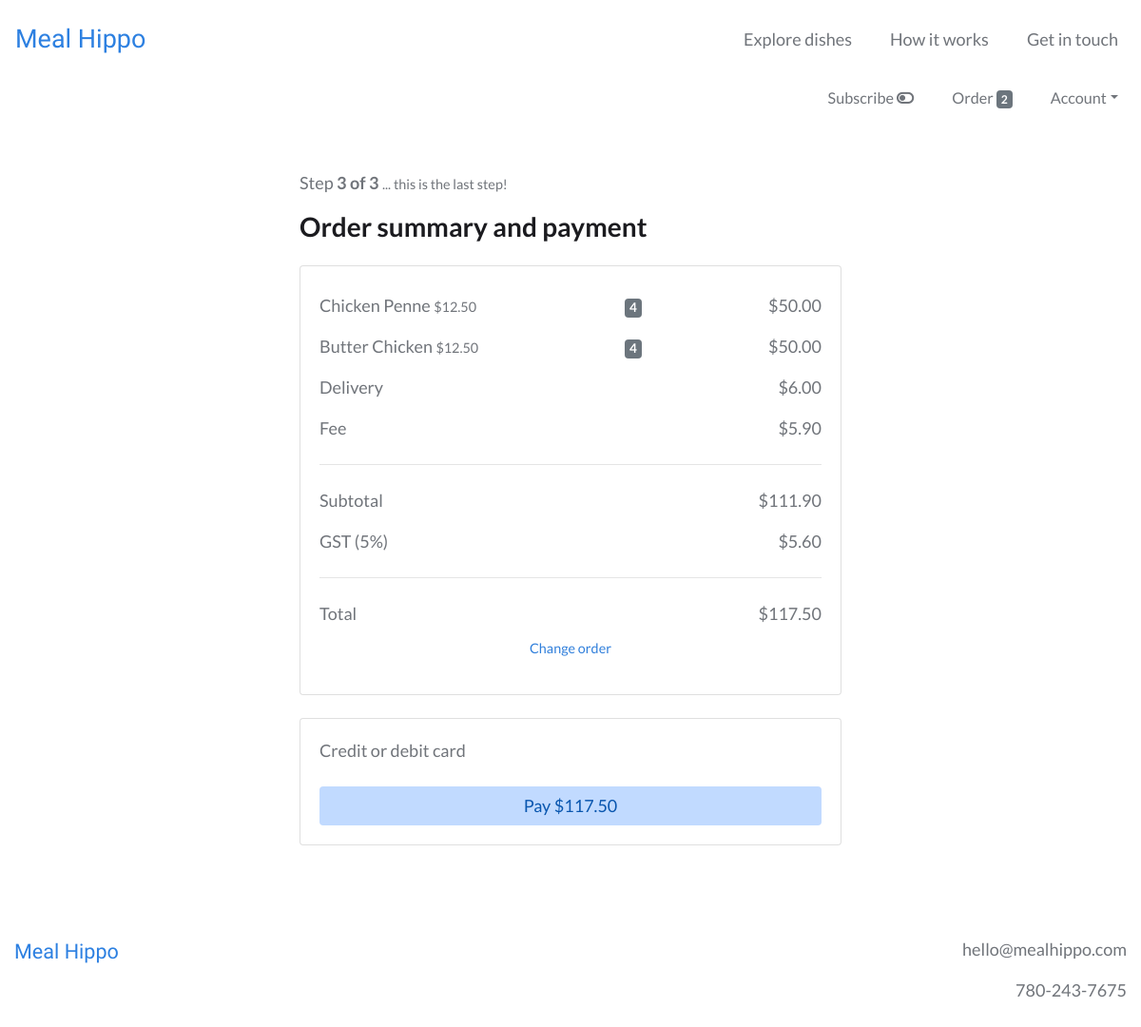
The app's page /order/payment (signed in) with its own data.
### users/models.py (models this page shows, shortened)
class CustomUser(AbstractBaseUser):
    email = models.EmailField(unique=True)
    is_active = models.BooleanField(default=True)
    is_admin = models.BooleanField(default=False)
    objects = CustomUserManager()
    USERNAME_FIELD = 'email'
    REQUIRED_FIELDS = []

### webplatform/models.py (models this page shows, shortened)
class Order(models.Model):
    user = models.ForeignKey(settings.AUTH_USER_MODEL, on_delete=models.CASCADE)
    items = models.ManyToManyField(OrderItem)
    delivery_date = models.DateField(null=True)
    delivery_time = models.TimeField(null=True)
    is_completed = models.BooleanField(default=False)
    payment = models.ForeignKey(Payment, on_delete=models.SET_NULL, blank=True, null=True)
    created_at = models.DateTimeField(auto_now_add=True)
    modified_at = models.DateTimeField(auto_now=True)
    def get_order_initial_subtotal(self):
        order_initial_subtotal = 0
        for item in self.items.all():
            order_initial_subtotal += item.get_total_item_price()
        return order_initial_subtotal
    def get_order_web_fee(self):
        order_initial_subtotal = self.get_order_initial_subtotal()
        website_fee_fixed = 3
        website_fee_variable = 0.029
        order_web_fee = website_fee_fixed + order_initial_subtotal * website_fee_variable
        return order_web_fee
    def get_order_subtotal(self):
        order_initial_subtotal = self.get_order_initial_subtotal()
        order_web_fee = self.get_order_web_fee()
        order_subtotal = order_initial_subtotal + order_web_fee
        if not UserDeliveryDetail.objects.filter(user=self.user)[0].free_delivery:
            order_delivery_fee = 6
            order_subtotal += order_delivery_fee
        return order_subtotal
    def get_order_gst(self):
        order_subtotal = self.get_order_subtotal()
        gst_rate = 0.05
        order_gst = order_subtotal * gst_rate
        return order_gst
    def get_order_total(self):
        order_subtotal = self.get_order_subtotal()
        order_gst = self.get_order_gst()
        order_total = order_subtotal + order_gst
        return order_total

class OrderItem(models.Model):
    user = models.ForeignKey(settings.AUTH_USER_MODEL, on_delete=models.CASCADE)
    item = models.ForeignKey(Item, on_delete=models.CASCADE)
    quantity = models.IntegerField(default=1)
    is_completed = models.BooleanField(default=False)
    def get_total_item_price(self):
        return self.quantity * self.item.price

class Item(models.Model):
    supplier = models.ForeignKey(Supplier, on_delete=models.CASCADE)
    name = models.CharField(max_length=100)
    description = models.TextField()
    price = models.FloatField()
    minimum_portions = models.IntegerField(blank=True, null=True)
    portion_increment = models.IntegerField(blank=True, null=True)
    minimum_lead_time = models.IntegerField(blank=True, null=True)
    calories = models.CharField(max_length=100, blank=True, null=True)
    protein = models.FloatField(blank=True, null=True)
    fat = models.FloatField(blank=True, null=True)
    carbs = models.FloatField(blank=True, null=True)
    is_active = models.BooleanField()
    is_featured = models.BooleanField(default=False)
    created_at = models.DateTimeField(auto_now_add=True)
    modified_at = models.DateTimeField(auto_now=True)

class UserDeliveryDetail(models.Model):
    user = models.OneToOneField(settings.AUTH_USER_MODEL, on_delete=models.CASCADE)
    phone = models.CharField(max_length=20)
    address = models.TextField()
    instructions = models.TextField(blank=True, null=True)
    free_delivery = models.BooleanField(default=True)
    is_subscribed = models.BooleanField(default=False, verbose_name='subscribe weekly')

### webplatform/views.py (the view, shortened to what this page needs)
# urls.py: path('order/payment', views.OrderPaymentView.as_view(), name='order_payment_view'),
class OrderPaymentView(IsSubscribedMixin, LoginRequiredMixin, View):
    def get(self, *args, **kwargs):
        user = self.request.user
        order = models.Order.objects.get(user=user, is_completed=False)
        order_items = order.items.all()
        free_delivery = models.UserDeliveryDetail.objects.get(user=user).free_delivery
        context = {
            'order': order,
            'order_items': order_items,
            'free_delivery': free_delivery,
            'stripe_pk': settings.STRIPE_API_PUBLISHABLE_KEY,
        }
        return render(self.request, 'webplatform/order_payment_view.html', context)

### webplatform/templatetags/cart_templatetags.py (called while the page is built)
@register.filter
def cart_item_count(user):
    if user.is_authenticated:
        queryset = models.Order.objects.filter(user=user, is_completed=False)
        if queryset.exists():
            return queryset[0].items.count()
    return 0

### webplatform/templates/webplatform/order_payment_view.html (shortened to what this page needs)
{% extends 'base.html' %}
{% load static %}
{% load crispy_forms_tags %}
{% load humanize %}
{% block content %}
<div class="container-fluid my-5">
  <div class="row">
    <div class="col-lg-6 offset-lg-3 col-md-8 offset-md-2 col-12">
      <p>Step <b>3 of 3</b> <small>... this is the last step!</small></p>
      <h3 class="mb-4">Order summary and payment</h3>
      <div class="card">
        <div class="card-body">
					<div class="container">
            {% for order_item in order_items %}
              <div class="row py-2">
                <div class="col-6 text-left px-0">
                  {{ order_item.item.name }} <small class="mr-3">${{ order_item.item.price|floatformat:2|intcomma }}</small>
                </div>
                <div class="col-3 text-center px-0">
                  <span class="badge badge-secondary">{{ order_item.quantity }}</span>
                </div>
                <div class="col-3 text-right px-0">
                  ${{ order_item.get_total_item_price|floatformat:2|intcomma }}
                </div>
              </div>
            {% endfor %}
            <div class="row py-2">
              <div class="col-6 text-left px-0">
                {% if user.is_authenticated and free_delivery or not user.is_authenticated %}
                  <s>Delivery</s>
                {% else %}
                  Delivery
                {% endif %}
              </div>
              <div class="col-6 text-right px-0">
                {% if user.is_authenticated and free_delivery or not user.is_authenticated %}
                  <s>$6.00</s>
                  <br>
                  <small>Free delivery with first order</small>
                {% else %}
                  $6.00
                {% endif %}
              </div>
            </div>
            <div class="row py-2">
              <div class="col-6 text-left px-0">
                Fee
              </div>
              <div class="col-6 text-right px-0">
                ${{ order.get_order_web_fee|floatformat:2|intcomma }}
              </div>
            </div>
            <div class="row">
              <div class="col px-0">
                <hr>
              </div>
            </div>
            <div class="row py-2">
              <div class="col-6 text-left px-0">
                Subtotal
              </div>
              <div class="col-6 text-right px-0">
                ${{ order.get_order_subtotal|floatformat:2|intcomma }}
              </div>
            </div>
            <div class="row py-2">
              <div class="col-6 text-left px-0">
                GST (5%)
              </div>
              <div class="col-6 text-right px-0">
                ${{ order.get_order_gst|floatformat:2|intcomma }}
              </div>
            </div>
            <div class="row">
              <div class="col px-0">
                <hr>
              </div>
            </div>
            <div class="row py-2">
              <div class="col-6 text-left px-0">
                Total
              </div>
              <div class="col-6 text-right px-0">
                ${{ order.get_order_total|floatformat:2|intcomma }}
              </div>
            </div>
						<div class="row">
							<div class="col px-0 text-center">
								<p><small><a href="{% url 'webplatform:order_items_view' %}">Change order</a></small></p>
							</div>
						</div>
          </div>
        </div>
      </div>
      <div class="card mt-4">
        <div class="card-body">
          <form action="" method="post" id="payment-form">
            <div class="mb-3">
            	<label for="card-element">
            		Credit or debit card
            	</label>
            </div>
            <button class="btn btn-attention btn-block">Pay ${{ order.get_order_total|floatformat:2|intcomma }}</button>
          </form>
        </div>
      </div>
    </div>
  </div>
</div>
{% endblock %}

### templates/base.html (shortened to what this page needs)
{% load static %}
{% load cart_templatetags %}
<!DOCTYPE html>
<html lang="en" dir="ltr">
  <head>
    <link rel="stylesheet" href="https://stackpath.bootstrapcdn.com/bootstrap/4.4.1/css/bootstrap.min.css">
    <link rel="stylesheet" type="text/css" href="{% static 'style.css' %}">
  </head>
  <body>
    <nav class="navbar navbar-expand-md navbar-light py-3">
      <a class="navbar-brand" href="{% url 'webplatform:home_view' %}">Meal&nbsp;Hippo</a>
      <div class="collapse navbar-collapse" id="navbarText">
        <ul class="navbar-nav ml-auto">
          <li class="nav-item mr-4">
            <a class="nav-link" href="{% url 'webplatform:order_items_view' %}">Explore dishes</a>
          </li>
          <li class="nav-item mr-4">
            <a class="nav-link" href="{% url 'webplatform:support_view' %}">How it works</a>
          </li>
          {% if user.is_authenticated %}
            <li class="nav-item">
          {% else %}
            <li class="nav-item mr-4">
          {% endif %}
            <a class="nav-link" href="{% url 'webplatform:contact_view' %}">Get in touch</a>
          </li>
        </ul>
      </div>
    </nav>
    {% if user.is_authenticated %}
        <nav class="navbar navbar-expand navbar-light user-nav pt-0">
            <ul class="navbar-nav mx-auto ml-md-auto mr-md-0">
              {% if is_subscribed %}
                <li class="nav-item mr-4">
                  <a class="nav-link" href="{% url 'webplatform:subscribe_toggle' request.path %}">Subscribed <i class="fas fa-toggle-on"></i></a>
                </li>
              {% else %}
                <span data-toggle="tooltip" data-placement="bottom" title="Save 5% on all orders">
                  <li class="nav-item mr-4">
                    <a class="nav-link" href="{% url 'webplatform:subscribe_toggle' request.path %}">Subscribe <i class="fas fa-toggle-off"></i></a>
                  </li>
                </span>
              {% endif %}
              <li class="nav-item mr-4">
                <a class="nav-link" href="{% url 'webplatform:order_items_view' %}">
                  Order <span class="badge badge-secondary">{{ request.user|cart_item_count }}</span>
                </a>
              </li>
              <li class="nav-item dropdown">
                <a class="nav-link dropdown-toggle" data-toggle="dropdown" href="#" role="button" aria-haspopup="true" aria-expanded="false">Account</a>
              </li>
            </ul>
        </nav>
    {% endif %}
    {% block content %}
    {% endblock %}
    <footer>
      <div class="container-fluid text-center py-5 mb-5">
        <div class="row">
          <div class="col-sm text-sm-left mb-4">
            <span class="logo">
              <a href="{% url 'webplatform:home_view' %}">Meal&nbsp;Hippo</a>
            </span>
          </div>
          <div class="col-sm text-sm-right">
            <p>hello@mealhippo.com</p>
            <p>780-243-7675</p>
          </div>
        </div>
      </div>
    </footer>
  </body>
</html>

### static/style.css (style rules this page uses)
:root { --heading: #1B1B1F; --sub_heading: #1B1B1F; --text: #70747A; --logo: #2D80E1; --button_dark: #307FDB; --button_light: #388FF4; --link_dark: #307FDB; --link_light: #388FF4; --nav_dark: #70747A; --nav_light: #1B1B1F; --attention_dark: #C1DAFF; --attention_light: #D8E8FF; --attention_text: #0956AF; }
body { color: var(--text); font-family: 'Lato', sans-serif; font-size: 18px; }
.btn { font-size: 1em; }
a, .btn-link { color: var(--link_dark); }
h1, h2, h3 { font-weight: bold; color: var(--heading); }
.navbar-light .navbar-brand, .logo a { color: var(--logo); font-size: 1.5em; font-family: 'Varela Round', "Arial Rounded MT Bold", "Helvetica Rounded", sans-serif; }
.logo a { font-size: 1.2em; }
.navbar-nav .nav-item a.nav-link { color: var(--nav_dark); }
.user-nav { font-size: 0.9em; }
.btn { padding-left: 25px; padding-right: 25px; }
.btn-attention { background: var(--attention_dark); color: var(--attention_text); }

### records on screen
CustomUser: user|cart_item_count "2"
OrderItem: item.name "Chicken Penne", item.price "12.50", quantity "4", get_total_item_price "50.00"
OrderItem: item.name "Butter Chicken", item.price "12.50", quantity "4", get_total_item_price "50.00"
Order: get_order_web_fee "5.90", get_order_subtotal "111.90", get_order_gst "5.60", get_order_total "117.50"
